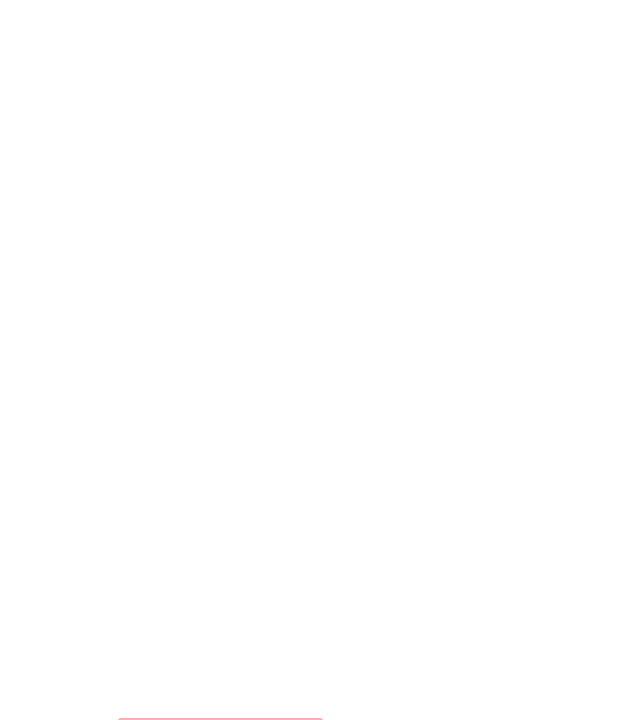
Frame 1 (no input)
Frame 60 (the mouse pressed at the canvas centre just before this capture): identical to frame 1, image omitted
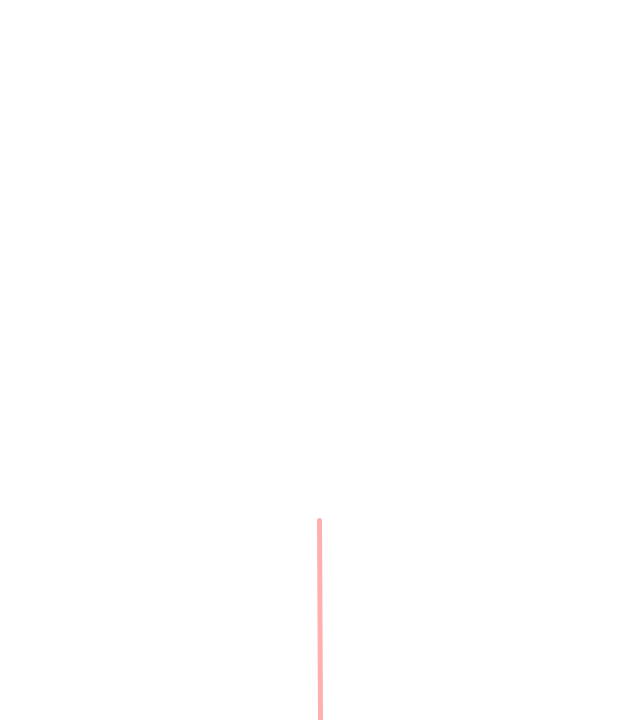
Frame 120 (the mouse held since frame 60 and released just before this capture)

The Processing sketch that drew these frames (run headless with seeded random() and noise(); from frame 60 on, the mouse is pressed at the canvas centre):

// Processing sketch: processing_136175
// ── processing_136175.pde

float x,y;
float angle = 0;
float laserLength = 200;

void setup() {
  size(640,720);
  strokeWeight(5);
  stroke(255,0,0,80);
  
  x = width * 0.5;
  y = height;
}

void draw() {
  background(255);
  
  angle = (mouseX/float(width) - 1) * PI;
  
// The laser function is defined below.
  laser(x, y, angle);
  
// Pressing one of the number keys will change the length of the line segment.
  if(keyPressed){
    if(key == '1'){
      laserLength = 100;
    }
    if(key == '2'){
      laserLength = 200;
    }
    if(key == '3'){
      laserLength = 300;
    }
    if(key == '4'){
      laserLength = 400;
    }
    if(key == '5'){
      laserLength = 500;
    }
    if(key == '6'){
      laserLength = 600;
    }
    if(key == '7'){
      laserLength = 700;
    }
    if(key == '8'){
      laserLength = 800;
    }
    if(key == '9'){
      laserLength = 900;
    }
  }
  if(keyPressed && (key == CODED)){
    if(keyCode == LEFT){
      x--;
    }
    if(keyCode == RIGHT){
      x++;
    }
  }
}

// Here is where we define laser. It has 3 arguements:
// 1 - x position
// 2 - y position
// 3 - rotation of the line
void laser(float x, float y, float a) {
  translate(x, y);
  rotate(a);
  line(0, 0, laserLength, 0);
}
